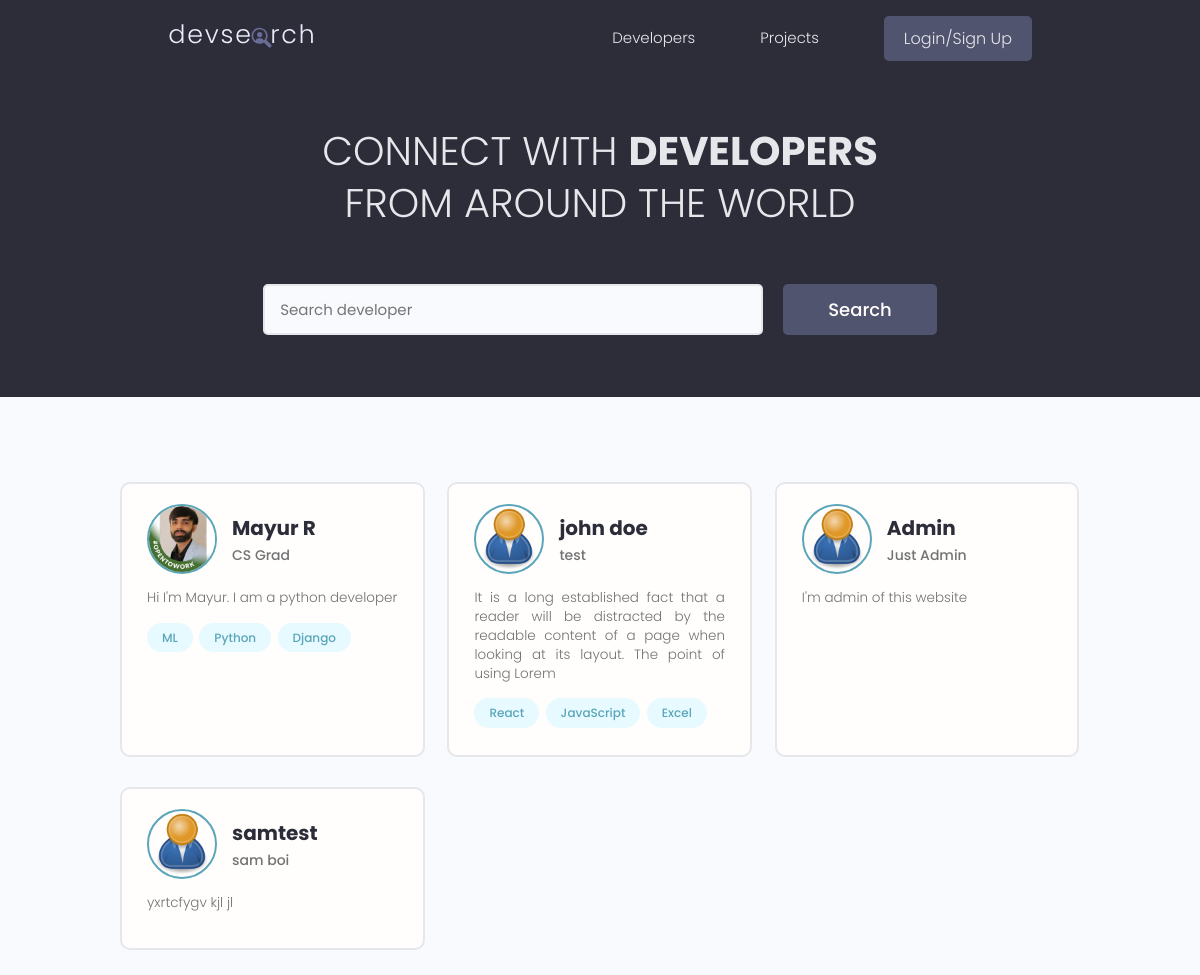
The app's page /, older data.
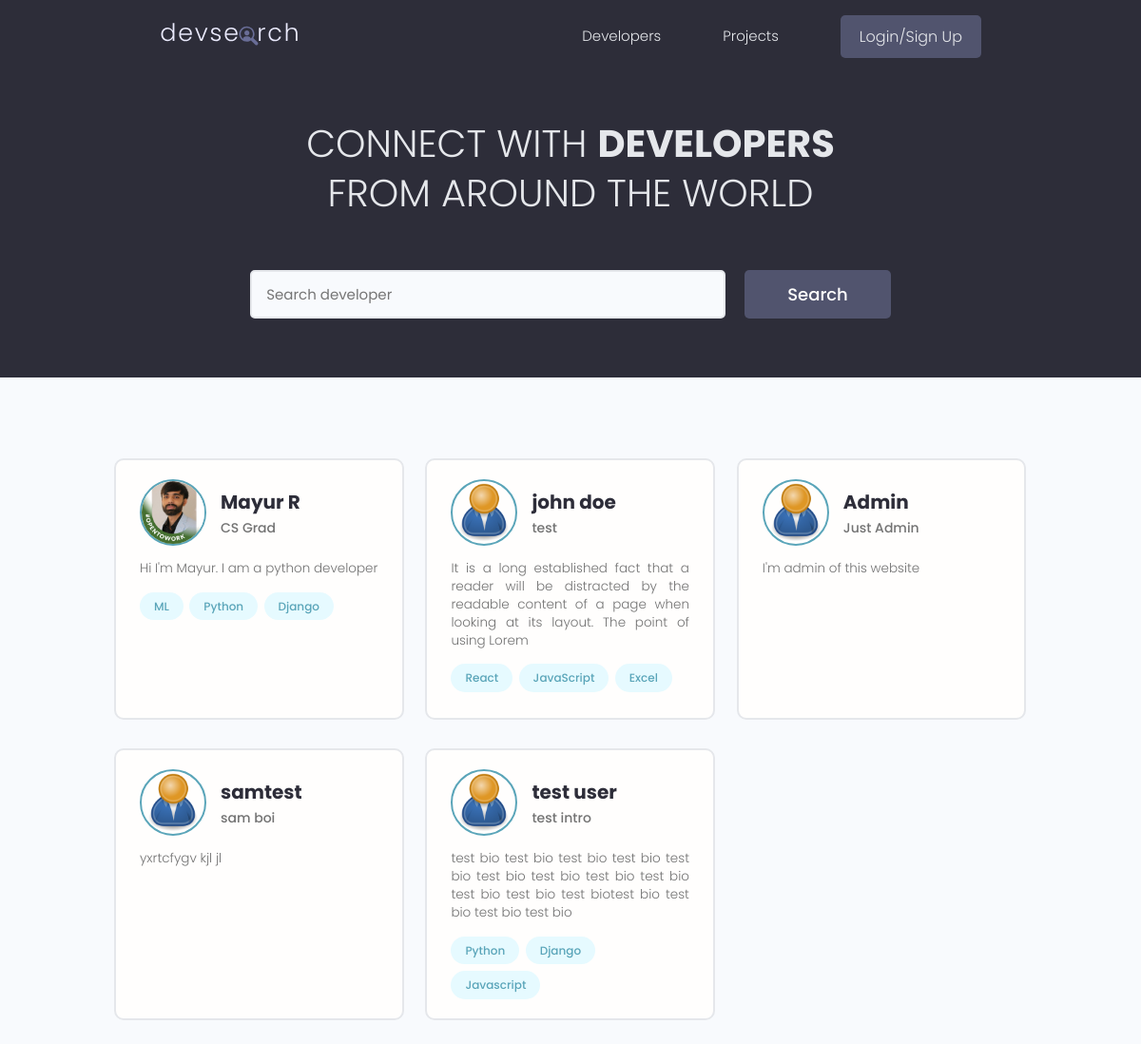
The same page, newer data.
### users/models.py (models this page shows, shortened)
class Profile(models.Model):
    user=models.OneToOneField(User, on_delete=models.CASCADE, null=True,blank=True)
    name=models.CharField(max_length=200,null=True,blank=True)
    email=models.EmailField(max_length=500,null=True,blank=True)
    username=models.CharField(max_length=200,null=True,blank=True)
    location=models.CharField(max_length=200,null=True,blank=True)
    short_intro=models.CharField(max_length=200,null=True,blank=True)
    bio=models.TextField(null=True,blank=True)
    profile_image=models.ImageField(null=True,blank=True,default="profiles/user-default.png", upload_to='profiles/')
    social_github=models.CharField(max_length=200,null=True,blank=True)
    social_twitter=models.CharField(max_length=200,null=True,blank=True)
    social_linkedin=models.CharField(max_length=200,null=True,blank=True)
    social_youtube=models.CharField(max_length=200,null=True,blank=True)
    social_website=models.CharField(max_length=200,null=True,blank=True)
    created=models.DateTimeField(auto_now_add=True)
    id=models.UUIDField(default=uuid.uuid4,unique=True,primary_key=True,editable=False)
    class Meta:
        ordering=['created']

class Skill(models.Model):
    owner=models.ForeignKey(Profile,on_delete=models.CASCADE,null=True,blank=True)
    name = models.CharField(max_length=200)
    description=models.TextField(null=True,blank=True)
    created=models.DateTimeField(auto_now_add=True)
    id=models.UUIDField(default=uuid.uuid4,unique=True,primary_key=True,editable=False)

### users/views.py (the view)
# urls.py: path('',views.profiles,name="profiles"),
def profiles(request):
    profiles,search_query=searchProfiles(request)
    custom_range,profiles=paginateProfiles(request,profiles,results=6)
    context={'profiles':profiles,'search_query':search_query,'custom_range':custom_range}
    return render(request,'users/profiles.html',context)

### users/utils.py (called while the page is built)
def paginateProfiles(request,profiles,results):
    page=request.GET.get('page')
    paginator=Paginator(profiles,results)
    try:
        profiles=paginator.page(page)
    except PageNotAnInteger:
        page=1
        profiles=paginator.page(page)
    except EmptyPage:
        page=paginator.num_pages
        profiles=paginator.page(page)
    left_index=(int(page)-4)
    if left_index < 1:
        left_index=1
    right_index=(int(page)+5)
    if right_index > paginator.num_pages:
        right_index=paginator.num_pages + 1
    custom_range=range(left_index,right_index)
    return custom_range,profiles

def searchProfiles(request):
    search_query=""
    if request.GET.get('search_query'):
        search_query=request.GET.get('search_query')
    skills=Skill.objects.filter(name__icontains=search_query)
    profiles=Profile.objects.distinct().filter(
        Q(name__icontains=search_query)|
        Q(short_intro__icontains=search_query)|
        Q(skill__in=skills)
        )
    return profiles,search_query

### users/templates/users/profiles.html (shortened to what this page needs)
{% extends 'main.html' %}
{% block content %}
<main class="home">
    <section class="hero-section text-center">
      <div class="container container--narrow">
        <div class="hero-section__box">
          <h2>CONNECT WITH <span>DEVELOPERS</span></h2>
          <h2>FROM AROUND THE WORLD</h2>
        </div>
        <div class="hero-section__search">
          <form id="searchForm" class="form" action="{% url 'profiles' %}" method="get">
            <div class="form__field">
              <input class="input input--text" id="formInput#search" type="text" name="search_query"
                value="{{search_query}}" placeholder="Search developer" />
            </div>
            <input class="btn btn--sub btn--lg" type="submit" value="Search" />
          </form>
        </div>
      </div>
    </section>
    <section class="devlist">
      <div class="container">
        <div class="grid grid--three">
        {% for profile in profiles %}
          <div class="column card">
            <div class="dev">
              <a href="{% url 'user-profile' profile.id %}" class="card__body">
                <div class="dev__profile">
                  <img class="avatar avatar--md" src="{{profile.profile_image.url}}" alt="image" />
                  <div class="dev__meta">
                    <h3>{{profile.name}}</h3>
                    <h5>{{profile.short_intro|slice:"150"}}</h5>
                  </div>
                </div>
                <p class="dev__info">
                    {{profile.bio|slice:"150"}}
                </p>
                <div class="dev__skills">
                {% for skill in profile.skill_set.all|slice:"5" %}
                  <span class="tag tag--pill tag--main">
                    <small>{{skill.name}}</small>
                  </span>
                 {% endfor %}
                </div>
              </a>
            </div>
          </div>
          {% endfor %}
        </div>
      </div>
    </section>
  </main>
{% endblock content%}

Row changes from the older to the newer data that the page shows:
added Profile: profile_image (placeholder picture), name "test user", short_intro "test intro", bio "test bio test bio test bio test bio test bio test bio test bio test bio test bio test bio test bio test biotest bio test bio test bio test bio"
added Skill: name "Python", shown under "test user"
added Skill: name "Django", shown under "test user"
added Skill: name "Javascript", shown under "test user"
